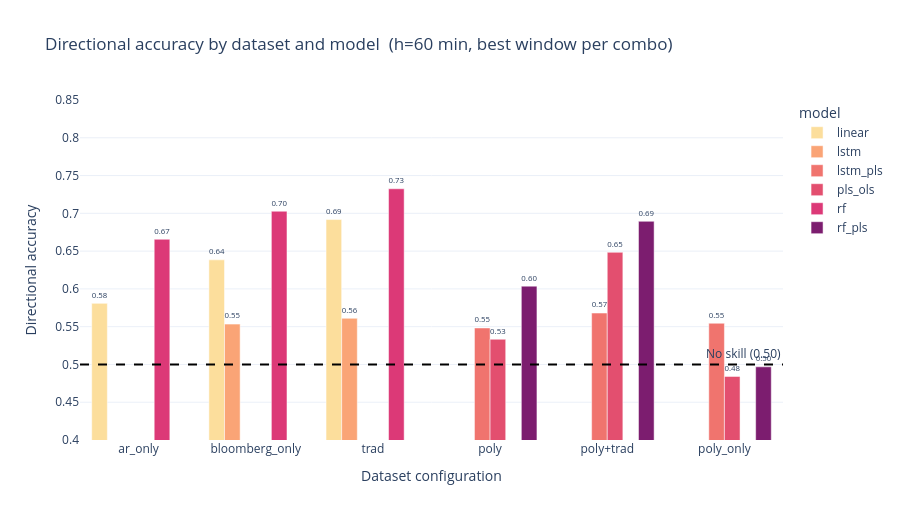

Notebook code for this chart:
### Markdown cell above
## Graph 9 - Directional accuracy by dataset, clustered by model

For a chosen horizon (default 60 min, falls back to the highest available), compares the **best directional accuracy across window schemes** for each `(dataset, model)` pair. Dashed line marks the 50% no-skill threshold.

### Code cell
# %% -- GRAPH 9 : DIRECTIONAL ACCURACY GROUPED BAR (Plotly) -----------
G9_HORIZON_PREFERRED = 60
_avail = sorted(SUMMARIES.keys())
if not _avail:
    print('No summary CSVs available -> skipping Graph 9.')
else:
    if G9_HORIZON_PREFERRED in SUMMARIES:
        _h_use = G9_HORIZON_PREFERRED
    else:
        _h_use = _avail[-1]
        print(
            f'  [info] h={G9_HORIZON_PREFERRED} min not in summaries; '
            f'using h={_h_use} min instead.'
        )

    _df = SUMMARIES[_h_use].copy()
    _best = (
        _df.sort_values('dir_acc', ascending=False)
        .drop_duplicates(['dataset', 'model'])
        .sort_values(['dataset', 'model'])
    )
    _models_in_plot = sorted(_best['model'].unique())
    fig_g9 = px.bar(
        _best, x='dataset', y='dir_acc', color='model',
        barmode='group',
        color_discrete_sequence=palette_colors(max(2, len(_models_in_plot))),
        category_orders={'model': _models_in_plot},
        title=(
            f'Directional accuracy by dataset and model  '
            f'(h={_h_use} min, best window per combo)'
        ),
        labels={'dir_acc': 'Directional accuracy', 'dataset': 'Dataset configuration'},
        text=_best['dir_acc'].map(lambda v: f'{v:.2f}'),
    )
    fig_g9.add_hline(
        y=0.5, line_dash='dash', line_color='black',
        annotation_text='No skill (0.50)', annotation_position='top right',
    )
    fig_g9.update_traces(textposition='outside', cliponaxis=False)
    fig_g9.update_layout(
        yaxis_range=[0.4, max(0.85, _best['dir_acc'].max() + 0.05)],
        height=520,
    )
    fig_g9.show()

### Figure 1 — Plotly figure (JSON) as saved in the notebook; plotly's stock layout.template omitted (floating-point values rounded to 4 significant figures)
{"data": [{"alignmentgroup": "True", "cliponaxis": false, "hovertemplate": "model=linear<br>Dataset configuration=%{x}<br>Directional accuracy=%{y}<br>text=%{text}<extra></extra>", "legendgroup": "linear", "marker": {"color": "#fcde9c", "pattern": {"shape": ""}}, "name": "linear", "offsetgroup": "linear", "orientation": "v", "showlegend": true, "text": ["0.58", "0.64", "0.69"], "textposition": "outside", "type": "bar", "x": ["ar_only", "bloomberg_only", "trad"], "xaxis": "x", "y": [0.5808, 0.6384, 0.6918], "yaxis": "y"}, {"alignmentgroup": "True", "cliponaxis": false, "hovertemplate": "model=lstm<br>Dataset configuration=%{x}<br>Directional accuracy=%{y}<br>text=%{text}<extra></extra>", "legendgroup": "lstm", "marker": {"color": "#faa476", "pattern": {"shape": ""}}, "name": "lstm", "offsetgroup": "lstm", "orientation": "v", "showlegend": true, "text": ["0.55", "0.56"], "textposition": "outside", "type": "bar", "x": ["bloomberg_only", "trad"], "xaxis": "x", "y": [0.5534, 0.5611], "yaxis": "y"}, {"alignmentgroup": "True", "cliponaxis": false, "hovertemplate": "model=lstm_pls<br>Dataset configuration=%{x}<br>Directional accuracy=%{y}<br>text=%{text}<extra></extra>", "legendgroup": "lstm_pls", "marker": {"color": "#f0746e", "pattern": {"shape": ""}}, "name": "lstm_pls", "offsetgroup": "lstm_pls", "orientation": "v", "showlegend": true, "text": ["0.55", "0.57", "0.55"], "textposition": "outside", "type": "bar", "x": ["poly", "poly+trad", "poly_only"], "xaxis": "x", "y": [0.5483, 0.568, 0.5545], "yaxis": "y"}, {"alignmentgroup": "True", "cliponaxis": false, "hovertemplate": "model=pls_ols<br>Dataset configuration=%{x}<br>Directional accuracy=%{y}<br>text=%{text}<extra></extra>", "legendgroup": "pls_ols", "marker": {"color": "#e34f6f", "pattern": {"shape": ""}}, "name": "pls_ols", "offsetgroup": "pls_ols", "orientation": "v", "showlegend": true, "text": ["0.53", "0.65", "0.48"], "textposition": "outside", "type": "bar", "x": ["poly", "poly+trad", "poly_only"], "xaxis": "x", "y": [0.5334, 0.6484, 0.4842], "yaxis": "y"}, {"alignmentgroup": "True", "cliponaxis": false, "hovertemplate": "model=rf<br>Dataset configuration=%{x}<br>Directional accuracy=%{y}<br>text=%{text}<extra></extra>", "legendgroup": "rf", "marker": {"color": "#dc3977", "pattern": {"shape": ""}}, "name": "rf", "offsetgroup": "rf", "orientation": "v", "showlegend": true, "text": ["0.67", "0.70", "0.73"], "textposition": "outside", "type": "bar", "x": ["ar_only", "bloomberg_only", "trad"], "xaxis": "x", "y": [0.6657, 0.7028, 0.7325], "yaxis": "y"}, {"alignmentgroup": "True", "cliponaxis": false, "hovertemplate": "model=rf_pls<br>Dataset configuration=%{x}<br>Directional accuracy=%{y}<br>text=%{text}<extra></extra>", "legendgroup": "rf_pls", "marker": {"color": "#7c1d6f", "pattern": {"shape": ""}}, "name": "rf_pls", "offsetgroup": "rf_pls", "orientation": "v", "showlegend": true, "text": ["0.60", "0.69", "0.50"], "textposition": "outside", "type": "bar", "x": ["poly", "poly+trad", "poly_only"], "xaxis": "x", "y": [0.6036, 0.6894, 0.4969], "yaxis": "y"}], "layout": {"annotations": [{"showarrow": false, "text": "No skill (0.50)", "x": 1, "xanchor": "right", "xref": "x domain", "y": 0.5, "yanchor": "bottom", "yref": "y"}], "barmode": "group", "height": 520, "legend": {"title": {"text": "model"}, "tracegroupgap": 0}, "shapes": [{"line": {"color": "black", "dash": "dash"}, "type": "line", "x0": 0, "x1": 1, "xref": "x domain", "y0": 0.5, "y1": 0.5, "yref": "y"}], "title": {"text": "Directional accuracy by dataset and model  (h=60 min, best window per combo)"}, "xaxis": {"anchor": "y", "domain": [0, 1], "title": {"text": "Dataset configuration"}}, "yaxis": {"anchor": "x", "domain": [0, 1], "range": [0.4, 0.85], "title": {"text": "Directional accuracy"}}}}
